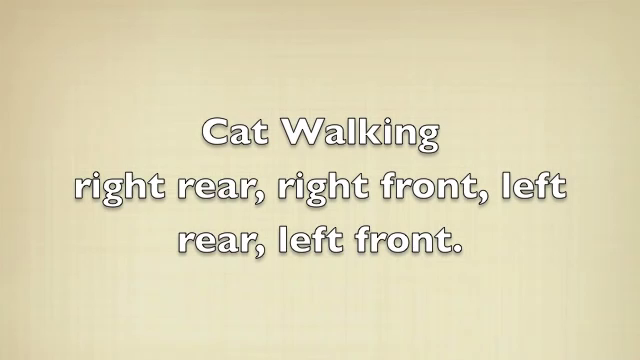
#> input picture frame 189 of videoplayback.mp4, 640 x 360 px
$ python SparseDenseMain.py
#> lines starting #> are read from the running program, lines starting #| are printed output that depends on the picture
### Sparse_Dense/sparse_flow_vHappyDax.py
import cv2 as cv
import numpy as np
from TrackingMarker import TrackingMarker

class SparseHappyDax():

    def __init__(self):
        print("using the modified sparse optical flow")

        # Parameters for Shi-Tomasi corner detection
        # Original parameters maxCorners = 300, qualityLevel = 0.2, minDistance = 2, blockSize = 7
        self.feature_params = dict(maxCorners=1000, qualityLevel=0.1, minDistance=1, blockSize=4)

        # Parameters for Lucas-Kanade optical flow
        # Original parameters winSize=(15, 15), maxLevel=2, criteria=(cv.TERM_CRITERIA_EPS | cv.TERM_CRITERIA_COUNT, 10, 0.03)
        self.lk_params = dict(winSize=(15, 15), maxLevel=2,
                         criteria=(cv.TERM_CRITERIA_EPS | cv.TERM_CRITERIA_COUNT, 10, 0.03))

        # Colorcoding for marker graphics
        self.color_still = (0, 255, 0)
        self.color_moving = (255, 0, 0)
        self.color_pos_dir = (0, 0, 255)

        # Number of frames before the code will reset markers and find new tracking points
        self.no_movement_timer = 0
        self.no_movement_reset_time = 3
        # Number of active markers required to prevent reset
        self.moving_markers_lock = 2

        self.blur_power = 15

        self.cur_frame = None
        self.cur_gray_frame = None
        self.good_new = None

        self.tracking_markers = []
        self.moving_markers = []

        self.prev_points = None
        self.prev_gray_frame = None

        self.draw_mask = None

        self.tracked_position = ()
        self.tracked_direction = ()

    def findTrackingPoints(self, video_frame_gray):

        self.tracking_markers.clear()

        # Finds the strongest corners in the first frame by Shi-Tomasi method - we will track the optical flow for these corners
        # https://docs.opencv.org/3.0-beta/modules/imgproc/doc/feature_detection.html#goodfeaturestotrack
        found_points = cv.goodFeaturesToTrack(video_frame_gray, mask=None, **self.feature_params)
        # Creates an image filled with zero intensities with the same dimensions as the frame - for later drawing purposes

        if found_points is not None:
            # Recreate the list of markers using the newly found tracking points
            for point in found_points:
                new_marker = TrackingMarker()
                new_marker.addPosition(point)
                self.tracking_markers.append(new_marker)

        return found_points

    # [7 lines left out: function clearLostMarkers, not called in this run]

    def updateTrackingMarkers(self, cur_points):
        # Add the new positions to our marker objects and test if they're moving
        for x in range(cur_points.__len__()):
            self.tracking_markers[x].addPosition(cur_points[x])
            self.tracking_markers[x].testMovement()

        # Reset list of moving markers and reassign
        self.moving_markers.clear()
        for marker in self.tracking_markers:
            if marker.getIsMoving():
                self.moving_markers.append(marker)

    def optimizeFrame(self, video_frame):
        video_frame = self.blurFrame(video_frame)
        return video_frame

    def blurFrame(self, video_frame):
        return cv.GaussianBlur(video_frame, (self.blur_power, self.blur_power), 0)

    def run(self, video_frame):

        if video_frame is None:
            return

        optimized_frame = video_frame.copy()
        optimized_frame = self.optimizeFrame(optimized_frame)

        # Optical flow requires 2 frames to compare, if we don't have a previous, simply generate and return
        # Note, this is expected to happen the first time, should never happen again
        if self.prev_points is None:
            self.prev_gray_frame = cv.cvtColor(optimized_frame, cv.COLOR_BGR2GRAY)
            self.prev_points = self.findTrackingPoints(self.prev_gray_frame)
            return

        self.cur_frame = optimized_frame
        self.cur_gray_frame = cv.cvtColor(self.cur_frame, cv.COLOR_BGR2GRAY)

        # Calculates sparse optical flow by Lucas-Kanade method
        # https://docs.opencv.org/3.0-beta/modules/video/doc/motion_analysis_and_object_tracking.html#calcopticalflowpyrlk
        cur_points, status, error = cv.calcOpticalFlowPyrLK(self.prev_gray_frame, self.cur_gray_frame, self.prev_points, None, **self.lk_params)

        # If points were lost we need to adjust our markers appropriately
        if self.prev_points.__len__() != self.tracking_markers.__len__():
            self.clearLostMarkers()

        if cur_points is not None and self.no_movement_timer < self.no_movement_reset_time:
            # Selects good feature points for next position
            self.good_new = cur_points[status == 1]

            self.updateTrackingMarkers(cur_points)

            #If we have enough moving markers, reset the reset counter
            if self.moving_markers.__len__() > self.moving_markers_lock:
                self.no_movement_timer = 0
            else:
                self.no_movement_timer += 1
        else:
            #Reset
            self.prev_points = self.findTrackingPoints(self.cur_gray_frame)
            self.prev_gray_frame = self.cur_gray_frame
            self.no_movement_timer = 0
            return

        self.calculateCenterPoint()
        self.calculateMoveDirection()

        # Everything related to drawing is probably unnecessary for anyone using this code? just here for local testing
        self.drawTracking()

        # Updates previous frame
        self.prev_gray_frame = self.cur_gray_frame.copy()
        self.prev_points = self.good_new.reshape(-1, 1, 2)

    def drawTracking(self):
        #Reset draw_mask
        self.draw_mask = np.zeros_like(self.cur_frame)

        #Draw the graphics for each marker, old way and new way
        self.drawMovementTracks()

        #Draw center position and average direction of moving markers
        if self.moving_markers.__len__() > 1:
            self.drawPosAndDir()

        # Overlays the optical flow tracks on the original frame
        output = cv.add(self.cur_frame, self.draw_mask)


        # Opens a new window and displays the output frame
        cv.imshow("sparse optical flow", output)
        cv.imshow("grey image", self.cur_gray_frame)

        # This is literally just here so I can run the code and have the images render, delete whenever
        if cv.waitKey(1):
            1+1

    def release(self):
        # The following frees up resources and closes all windows
        cv.destroyAllWindows()
        # Maybe kinda pointless when being used by another system?

    def drawMovementTracks(self):
        # Draws the optical flow tracks
        for marker in self.tracking_markers:
            #Determine color
            if marker.getIsMoving():
                trackColor = self.color_moving
            else:
                trackColor = self.color_still

            #Draw a line for each set of positions
            for x in range(marker.positions.__len__() -1):
                point1 = marker.positions[x]
                point2 = marker.positions[x+1]
                self.draw_mask = cv.line(self.draw_mask, point1, point2, trackColor, 2)
            #Draw circle at current position
            self.draw_mask = cv.circle(self.draw_mask, marker.positions[-1], 3, trackColor, -1)

    def calculateCenterPoint(self):

        center_point = (0,0)
        if self.moving_markers.__len__() > 0:
            add_pos_x = 0
            add_pos_y = 0
            for marker in self.moving_markers:
                position = marker.positions[-1]
                add_pos_x += position[0]
                add_pos_y += position[1]

            average_x = add_pos_x / self.moving_markers.__len__()
            average_y = add_pos_y / self.moving_markers.__len__()
            center_point = (int(average_x), int(average_y))
        self.tracked_position = center_point

    def getPosition(self):
        return self.tracked_position

    def calculateMoveDirection(self):
        move_direction = (0, 0)
        if self.moving_markers.__len__() > 0:
            add_dir_x = 0
            add_dir_y = 0
            for marker in self.moving_markers:
                direction = marker.getDirection()
                add_dir_x += direction[0]
                add_dir_y += direction[1]

            average_dir_x = add_dir_x / self.moving_markers.__len__()
            average_dir_y = add_dir_y / self.moving_markers.__len__()
            move_direction = (int(average_dir_x), int(average_dir_y))
        self.tracked_direction = move_direction

    def getDirection(self):
        return self.tracked_direction

    def drawPosAndDir(self):
        self.drawPos()
        self.drawDir()

    def drawPos(self):
        position = self.getPosition()
        self.draw_mask = cv.circle(self.draw_mask, position, 10, self.color_pos_dir, -1)

    # [6 lines left out: function drawDir, not called in this run]

### Sparse_Dense/TrackingMarker.py
class TrackingMarker:

    #Number of positions the marker remembers
    frame_store_count = 5
    #Distance along either x or y that indicates if marker is moving
    movement_breakpoint = 3

    def __init__(self):
        self.positions = []
        self.is_Moving = False

    def getIsMoving(self):
        return self.is_Moving

    def getDirection(self):
        #How the marker has travelled from the first stored position to the last
        return (self.positions[-1][0] - self.positions[0][0], self.positions[-1][1] - self.positions[0][1])

    # [23 lines left out: functions addPosition, testSamePosition, testMovement, not called in this run]

### Sparse_Dense/SparseDenseMain.py
from Sparse_Dense.sparse_flow import SparseOpticalFlow
from Sparse_Dense.dense_flow import DenseOpticalFlow
from Sparse_Dense.sparse_flow_v2 import SparseOpticalFlowMod
from Sparse_Dense.sparse_flow_vHappyDax import SparseHappyDax
import cv2 as cv
import os

#https://nanonets.com/blog/optical-flow/
sparse_or_dense = True
sparse_modified = True
makeDaxHappy = True

def doSparse():
    if sparse_modified:
        sparseMod = SparseOpticalFlowMod
        sparseMod.Start(sparseMod)
    else:
        sparse = SparseOpticalFlow
        sparse.Start(sparse)

def doDense():
    dense = DenseOpticalFlow
    dense.Start(dense)


if makeDaxHappy:

    video_name = "videoplayback.mp4"
    vidPath = os.path.abspath(os.path.join(os.path.dirname("BlobDetection"), '..', video_name))
    video_cap = cv.VideoCapture(vidPath)

    ret, firstFrame = video_cap.read()
#> firstFrame is the input picture: shape (360, 640, 3); mean B, G, R 182.8, 215.3, 222.7
    if ret is not False:
        sparse = SparseHappyDax()

        while video_cap.isOpened():
            ret, new_frame = video_cap.read()

            if ret is False or new_frame is None:
                break

            sparse.run(new_frame)
#> in blurFrame, `return cv.GaussianBlur(video_frame, (self.blur_power, self.blur_power)..`:
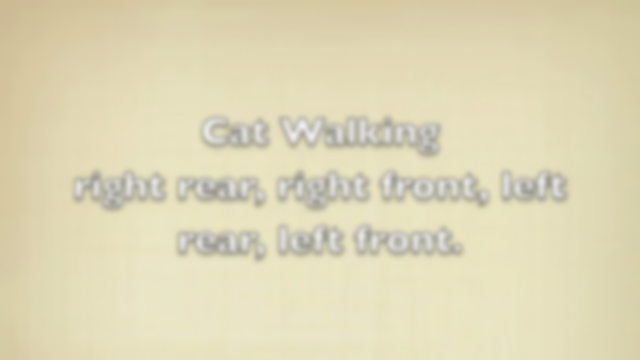
#> returned value: shape (360, 640, 3); mean of channels 0, 1, 2 182.8, 215.3, 222.7; drawn as B, G, R
#> in run, `self.prev_gray_frame = cv.cvtColor(optimized_frame, cv.COLOR_BGR2GRAY)`:
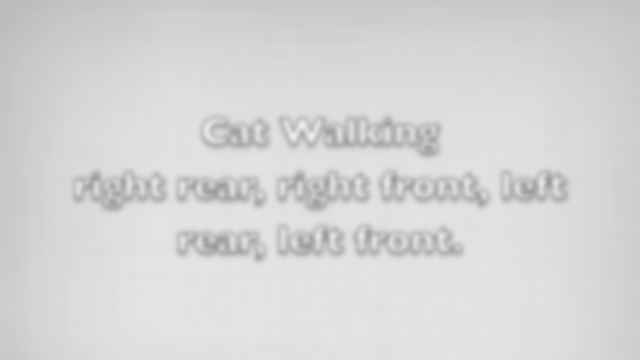
#> self.prev_gray_frame: shape (360, 640); min 152, max 239, mean 213.8
#> in findTrackingPoints, `found_points = cv.goodFeaturesToTrack(video_frame_gray, mask=None, **s..`: found_points = 573 rows, first 8: [233, 195], [352, 140], [233, 249], [340, 141], [367, 137], [375, 238], [302, 132], [530, 187]
#> the loop in findTrackingPoints, `for point in found_points:` made 573 passes
#> after the loop in findTrackingPoints, `for point in found_points:`: self.tracking_markers = 573 items
#> in run, `self.prev_points = self.findTrackingPoints(self.prev_gray_frame)`: self.prev_points has the same summary as found_points in findTrackingPoints
            print(sparse.getPosition())
            print(sparse.getDirection())
        sparse.release()
        video_cap.release()
else:

    if sparse_or_dense:
        doSparse()
    else:
        doDense()

$ run again, starting later in the video
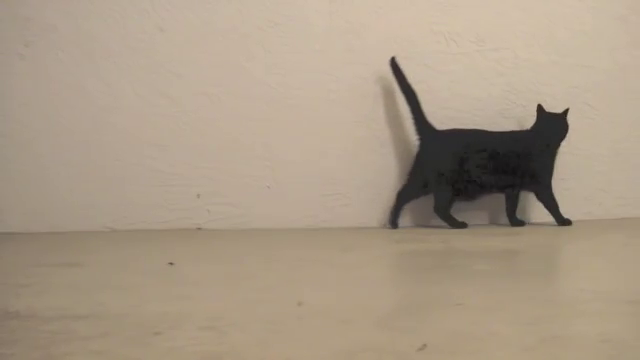
#> input picture frame 851 of videoplayback.mp4, 640 x 360 px
#> firstFrame is the input picture: shape (360, 640, 3); mean B, G, R 134, 153.6, 169.3
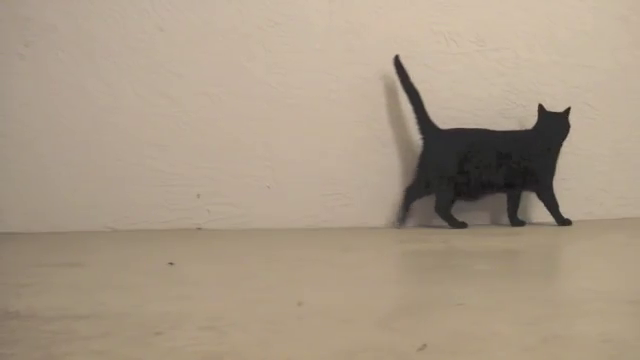
#> input picture frame 852 of videoplayback.mp4, 640 x 360 px
#> new_frame is the input picture: shape (360, 640, 3); mean B, G, R 134.2, 153.7, 169.5
#> in run, `self.prev_gray_frame = cv.cvtColor(optimized_frame, cv.COLOR_BGR2GRAY)`:
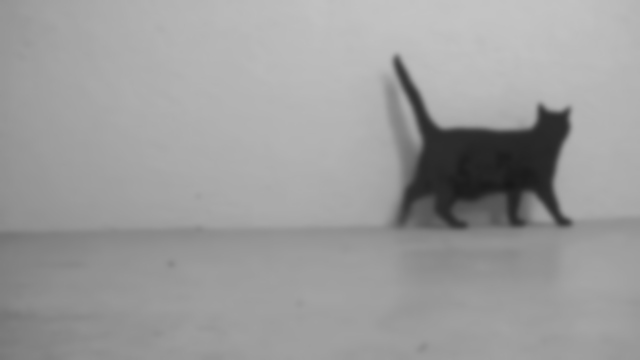
#> self.prev_gray_frame: shape (360, 640); min 24, max 195, mean 156.2
#> found_points = [[567, 112], [541, 108], [397, 60], [568, 110], [568, 223], [464, 225], [523, 223], [549, 220], [558, 224]]
#> the loop in findTrackingPoints, `for point in found_points:` made 9 passes
#> after the loop in findTrackingPoints, `for point in found_points:`: self.tracking_markers = 9 items
#> self.prev_points has the same summary as found_points in findTrackingPoints

$ run again, starting later in the video
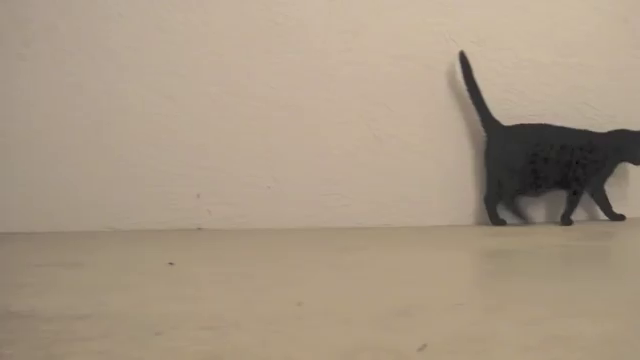
#> input picture frame 1513 of videoplayback.mp4, 640 x 360 px
#> firstFrame is the input picture: shape (360, 640, 3); mean B, G, R 132.2, 152, 168.2
#> in run, `self.prev_gray_frame = cv.cvtColor(optimized_frame, cv.COLOR_BGR2GRAY)`:
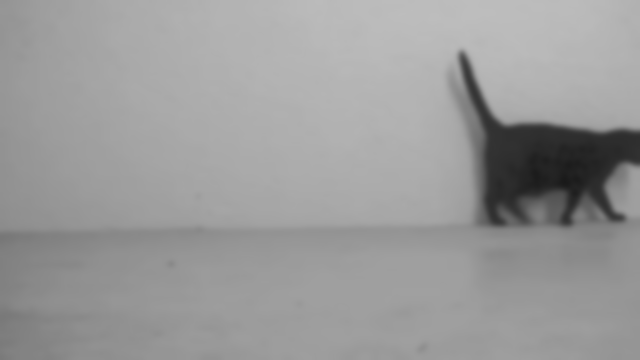
#> self.prev_gray_frame: shape (360, 640); min 25, max 189, mean 154.6
#> found_points = [[462, 55], [622, 218], [502, 222], [504, 223], [571, 223], [562, 222], [629, 168], [530, 222], [616, 211], [524, 219], [573, 217]]
#> the loop in findTrackingPoints, `for point in found_points:` made 11 passes
#> after the loop in findTrackingPoints, `for point in found_points:`: self.tracking_markers = 11 items
#> self.prev_points has the same summary as found_points in findTrackingPoints
